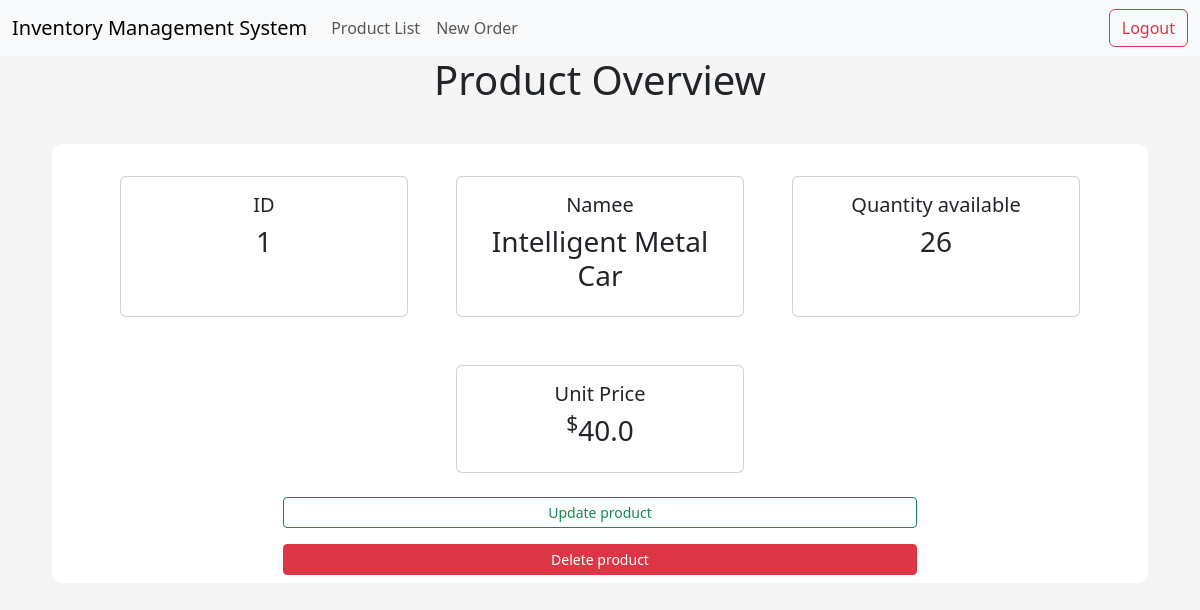
Before: /product/1 with the older database file.
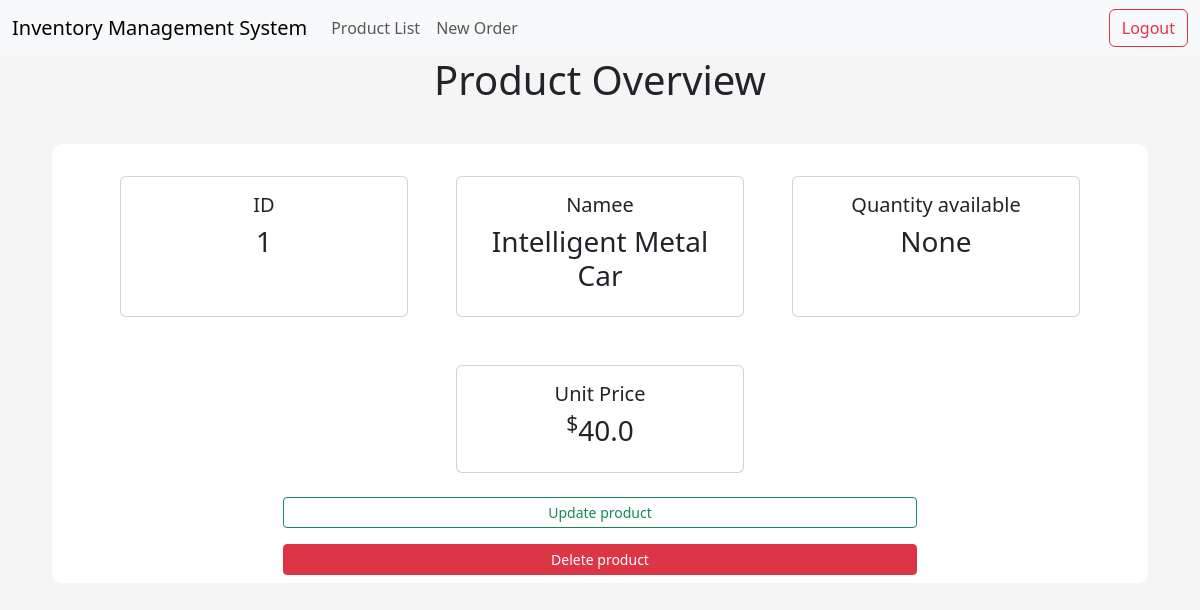
After: the same page with the newer database file.
### app/models/tables.py (models this page shows, shortened)
class Product(db.Model):
    __tablename__ = "product"
    id = db.Column(db.Integer, primary_key=True)
    name = db.Column(db.String(50), nullable=False, unique=True)
    price = db.Column(db.Float, nullable=False)
    quantity_available = db.Column(db.Integer)

### app/controllers/default.py (the view)
@app.route("/product/<id>", methods=["GET", "POST"])
def product(id):
    product = Product.query.get(id)
    return render_template("product.html", product=product)

### app/templates/product.html (shortened to what this page needs)
{% extends "index.html" %}
{% block body %}
<div class="title">
    <h1 class="title"> Product Overview</h1>
</div>
<div class="content-section">
    <div class="row mx-auto justify-content-center">
        <div class="card m-4" style="width: 18rem">
            <div class="card-body">
                <h5 class="cart-title text-center">ID</h5>
                <h3 class="text-center">{{ product.id }}</h3>
            </div>
        </div>
        <div class="card m-4" style="width: 18rem">
            <div class="card-body">
                <h5 class="cart-title text-center">Namee</h5>
                <h3 class="text-center">{{ product.name }}</h3>
            </div>
        </div>
        <div class="card m-4" style="width: 18rem">
            <div class="card-body">
                <h5 class="cart-title text-center">Quantity available</h5>
                <h3 class="text-center">{{ product.quantity_available }}</h3>
            </div>
        </div>
        <div class="card m-4" style="width: 18rem">
            <div class="card-body">
                <h5 class="cart-title text-center">Unit Price</h5>
                <h3 class="text-center"><sup>$</sup>{{ product.price }}</h3>
            </div>
        </div>
        <div class="row mx-auto justify-content-center">
            <a style="max-width:60%;" class="btn btn-outline-success btn-sm mb-3" href="{{ url_for('update_product', id=product.id) }}">Update product</a>
            <a style="max-width:60%;" class="btn btn-danger btn-sm" href="#">Delete product</a>
        </div>
    </div>
</div>
{% endblock body %}

Changed rows visible on the page:
changed Product "Intelligent Metal Car": quantity_available "26" → "None"
